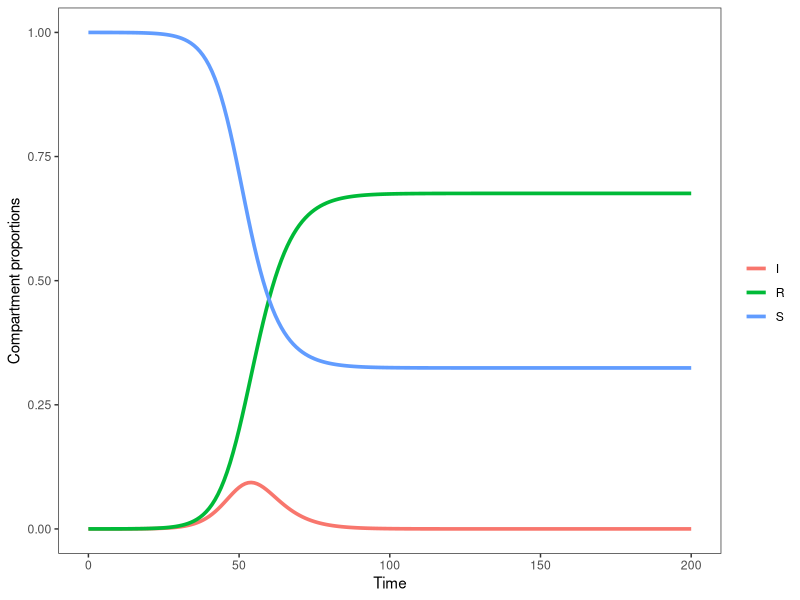
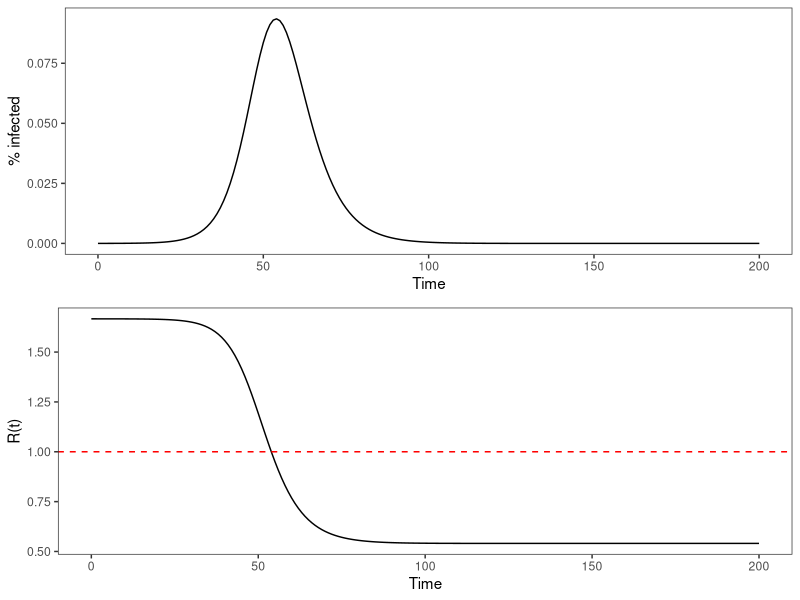
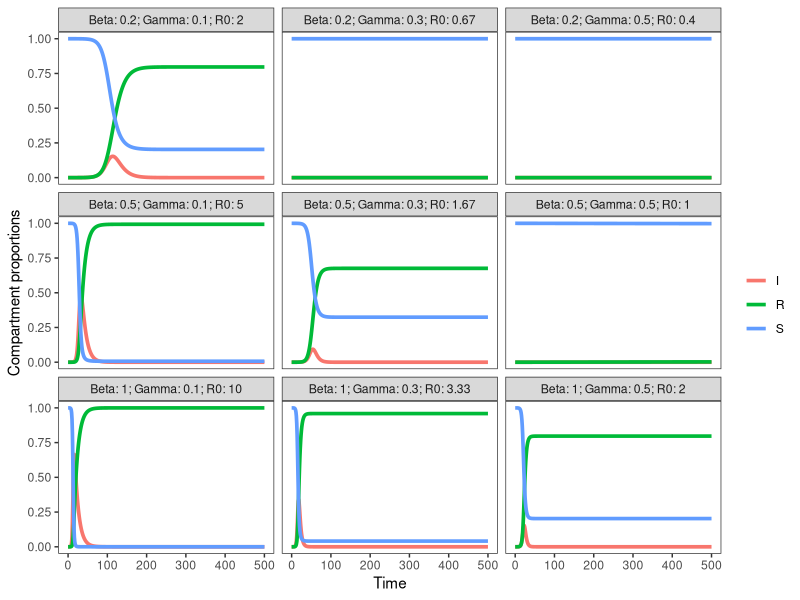

Write R code to recreate these figures, in order.
## ---- chunk 1
knitr::opts_chunk$set(echo = TRUE)
library(deSolve) #differential equation solver - REQUIRED
library(tidyverse) #for manipulating dataframes and graphing in R
library(cowplot) #for combining multiple graphs on the same plot
## ---- chunk 2
params <- list(beta = 0.5, #effective contact rate
                gamma = 0.3 #recovery rate (1/duration of infection)
)

state <- c(S = 99999, #population of 100,000, 1 person starts of infected
           I = 1, 
           R = 0
) #these could also be proportions (0.99 and 0.01, for instance)

T_end <- 500 #run model for 500 time steps (e.g. months)
times <- seq(0, T_end, by = 1) #runs the model for 500 timesteps (e.g. months), computes output at each timestep 0 through 500

print(params)
print(state)
print(times)
## ---- chunk 3
BasicSIR <- function(t, state, params) {
  with(as.list(c(state, params)),{ 
    N = S + I + R #define N (total population size)
    
    #SIR model equations from slides - rates of change in and out of each compartment 
    dS <- -beta*S*I/N
    dI <- beta*S*I/N - gamma*I
    dR <- gamma*I
    
    #return the rates of change as a list - IMPORTANT: must be same order as "state"
    list(c(dS, dI, dR)) 
  })
}
## ---- chunk 4
output <- ode(y = state, times = times, func = BasicSIR, parms = params)
print(head(output, 10)) #view output at the start and end of the modeled period 
print(tail(output, 10))
## ---- chunk 5
output <- as.data.frame(output) %>% mutate(N=S+I+R)
head(round(output))
output_long <- pivot_longer(output, cols=c("S","I","R"), names_to="state", values_to="size")
head(output_long)

plot_trace <-function(out) {
  fig <- ggplot(out, aes(x=time, y=size/N, color=state)) + 
    geom_line(linewidth=1.25) +
    labs(x='Time', y='Compartment proportions', color='') +
    theme_bw() + theme(panel.grid=element_blank())
  return(fig)
}

plot_trace(output_long %>% filter(time <= 200))
## ---- chunk 6
#basic reproductive number doesn't vary over time
R0 <- params[["beta"]]/params[["gamma"]]
print(R0)

#effective reproductive number Rt declines over time as % population susceptible declines
output <- output %>% mutate(Rt=R0*S/N)
head(output$Rt, 5)
tail(output$Rt, 5)

## ---- chunk 7
fig1 <- ggplot(output %>% filter(time<=200)) + 
  geom_line(aes(x=time, y=I/N)) + 
  labs(x="Time", y="% infected") +
  theme_bw() + theme(panel.grid=element_blank())
fig2 <- ggplot(output %>% filter(time<=200)) + 
  geom_line(aes(x=time, y=Rt)) +
  geom_hline(yintercept=1, linetype="dashed", color="red") +
  labs(x="Time", y="R(t)") +
  theme_bw() + theme(panel.grid=element_blank())
fig <- plot_grid(fig1, fig2, nrow=2)
fig
## ---- chunk 8
output_all <- list()
for(betas in c(0.2, 0.5, 1)) {
  for(gammas in c(0.1, 0.3, 0.5)) {
    params <- c("beta"=betas, 
                    "gamma"=gammas)
    output <- ode(y = state, times = times, func = BasicSIR, parms = params)
    output_long <- pivot_longer(as.data.frame(output) %>% mutate(N=S+I+R), 
                                cols=c("S","I","R"), names_to="state", values_to="size")
    output_all <- c(output_all, list(output_long %>% mutate(beta=paste0("Beta: ", betas), 
                                                            gamma=paste0("Gamma: ", gammas),
                                                            R0=paste0("R0: ", round(betas/gammas, 2)))))
  }
}

output_all <- bind_rows(output_all)
output_all <- output_all %>% mutate(label=paste(beta, gamma, R0, sep="; "))

plot_trace(output_all) + facet_wrap(~label)
